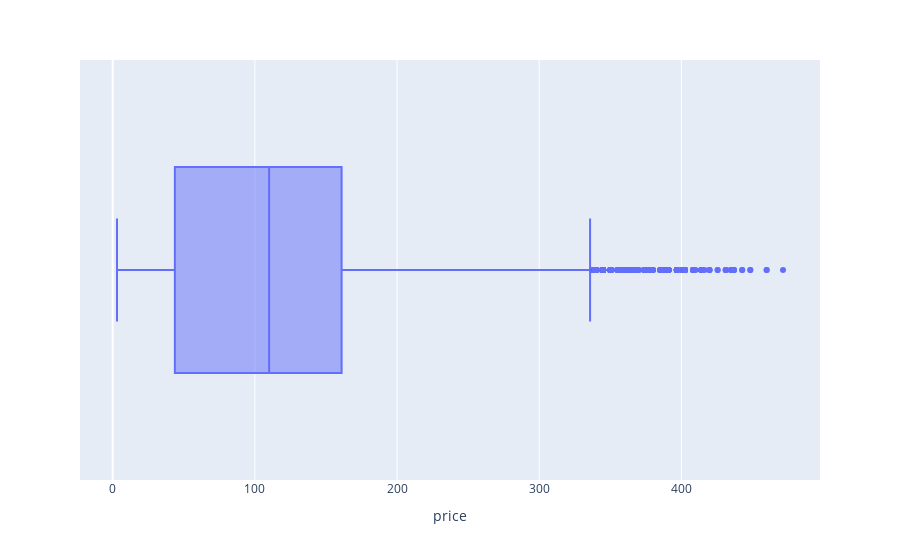

The code cell stored with this chart in its notebook:
### Code cell
#The code generates a box plot to display the distribution, median, and potential outliers in the 'Price' column.
px.box(df , x = 'price')

### Figure 1 — Plotly figure (JSON) as saved in the notebook; plotly's stock layout.template omitted (floating-point values rounded to 4 significant figures; data arrays with more than 128 entries replaced by an {"elided": "..."} marker saying what was removed)
{"data": [{"alignmentgroup": "True", "hovertemplate": "price=%{x}<extra></extra>", "legendgroup": "", "marker": {"color": "#636efa"}, "name": "", "notched": false, "offsetgroup": "", "orientation": "h", "showlegend": false, "type": "box", "x": {"elided": "14741 float values"}, "x0": " ", "xaxis": "x", "y0": " ", "yaxis": "y"}], "layout": {"boxmode": "group", "legend": {"tracegroupgap": 0}, "margin": {"t": 60}, "xaxis": {"anchor": "y", "domain": [0, 1], "title": {"text": "price"}}, "yaxis": {"anchor": "x", "domain": [0, 1]}}}
